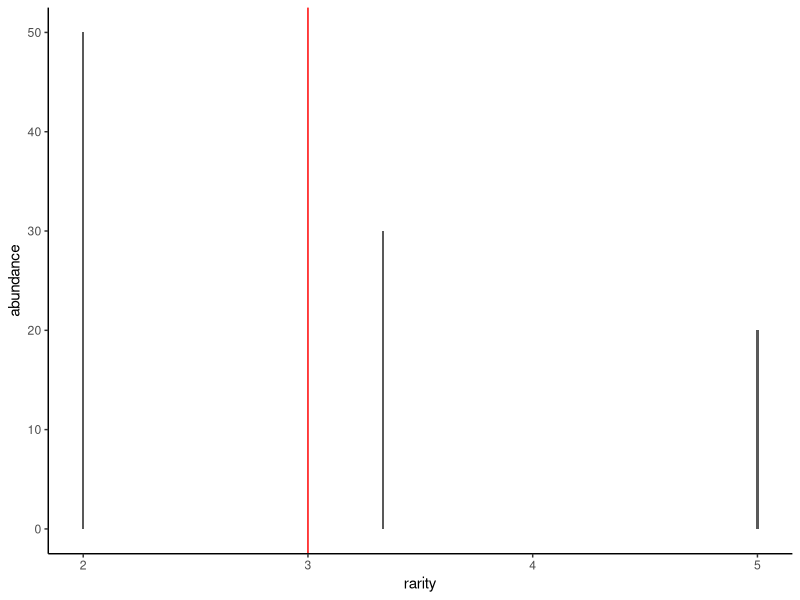
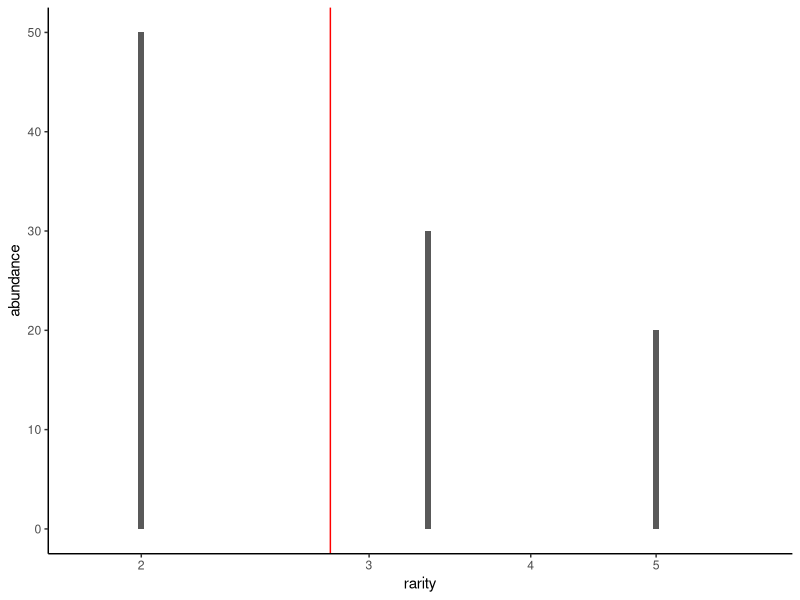
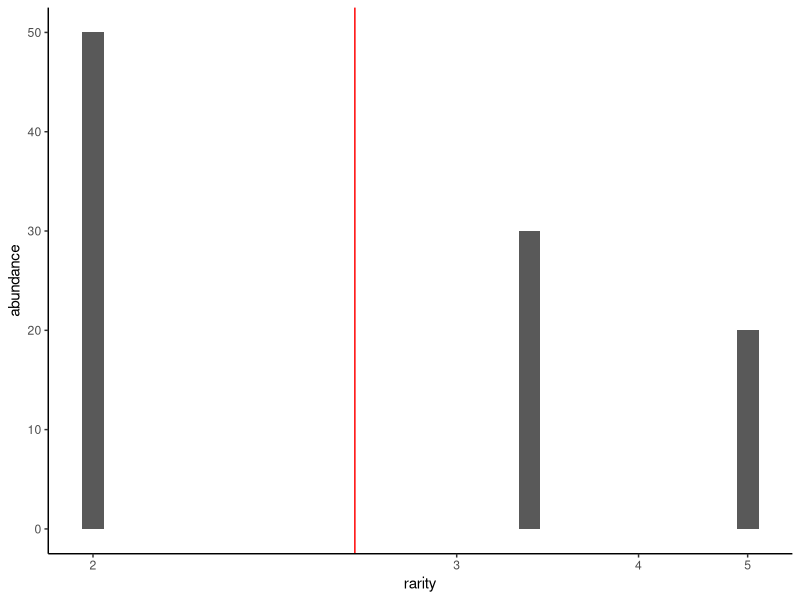

These figures' R source, in order:
# I want to play with visualizing the mean as the middle of a distribution, where different values of l correspond to different scalings of the axis. 
# future drafts could make the graph look like a see-saw, where the current vertical line is a fulcrum, and bars have units but no y-axis.

#start by taking a very simple distribution like 2,3,5
library(tidyverse)
library(vegan)

#use 20,30,50 so it's obvious why x!=3
a<-c(20,30,50)

#This script isn't that flexible yet b/c the x-axis ticks don't work for randomly generated data, for example
#a<-rpois(6,5)

a_norm<-a/sum(a) #normalized, rel abundances
a_rare<-1/a_norm #rarities

#make a d.f. for easy manipulation of scales in ggplot2
comm<-data.frame("rarity"=a_rare,"abundance"=a)

#need to figure out how to set bar widths the same, or better yet replace with boxes or something that looks like units (and then go back to 2,3,5 instead of 20,30,50)

#unweighted by # individuals (as far as I know this is not a diversity metric people use, although I've encountered mean and geometric mean rel. abundance)
## Suppressed for now
g0 <- comm %>% ggplot(aes(rarity, rep(1, length(a))))+
    geom_col(width=0.01)+
    geom_vline(xintercept=mean(a_rare), color="red")+
    theme_classic()

#weighted by # individuals

#Richness (arithmetic scale)
print(comm
	%>% ggplot(aes(rarity, abundance))
	+ geom_col(width=0.01)
   + geom_vline(
		xintercept=renyi(comm$abundance, scales=0, hill=T), color="red"
	)
   + theme_classic()
)

#rescale x axis
#shannon (log) scale
comm %>% ggplot(aes(rarity, abundance))+
    geom_col(width=0.01)+
    scale_x_continuous(trans="log", limits=c(1.8,6), breaks=c(2,3,4,5))+
    geom_vline(xintercept=renyi(comm$abundance, scales=1, hill=T), color="red")+
    theme_classic()

#Simpson (harmonic scale, see transformation (trans) for details)
comm %>% ggplot(aes(rarity, abundance))+
    scale_x_continuous(trans=scales::trans_new("recip", function(x){1/(-x)}, inverse=function(x){1/(-x)}))+
    geom_vline(xintercept=renyi(comm$abundance, scales=2, hill=T), color="red")+
    geom_col(width=0.01)+
    theme_classic()



